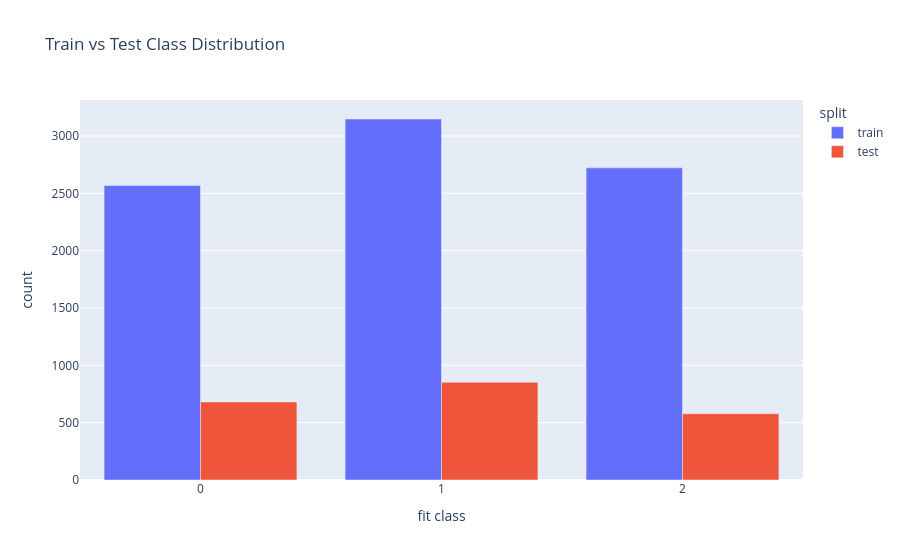

Notebook code cell kept with this figure:
### Markdown cell above
## MLP Data Visualizations
Quick checks for class balance before training.

### Code cell
import plotly.express as px

train_counts = pd.Series(y_train).value_counts().sort_index()
test_counts = pd.Series(y_test).value_counts().sort_index()

dist_df = pd.DataFrame(
    {
        "class": list(train_counts.index.astype(str)) + list(test_counts.index.astype(str)),
        "count": list(train_counts.values) + list(test_counts.values),
        "split": ["train"] * len(train_counts) + ["test"] * len(test_counts),
    }
)

fig = px.bar(
    dist_df,
    x="class",
    y="count",
    color="split",
    barmode="group",
    title="Train vs Test Class Distribution",
    labels={"class": "fit class", "count": "count"},
)
fig.show()

### Figure 1 — Plotly figure (JSON) as saved in the notebook; plotly's stock layout.template omitted (floating-point values rounded to 4 significant figures)
{"data": [{"alignmentgroup": "True", "hovertemplate": "split=train<br>fit class=%{x}<br>count=%{y}<extra></extra>", "legendgroup": "train", "marker": {"color": "#636efa", "pattern": {"shape": ""}}, "name": "train", "offsetgroup": "train", "orientation": "v", "showlegend": true, "textposition": "auto", "type": "bar", "x": ["0", "1", "2"], "xaxis": "x", "y": [2569, 3148, 2722], "yaxis": "y"}, {"alignmentgroup": "True", "hovertemplate": "split=test<br>fit class=%{x}<br>count=%{y}<extra></extra>", "legendgroup": "test", "marker": {"color": "#EF553B", "pattern": {"shape": ""}}, "name": "test", "offsetgroup": "test", "orientation": "v", "showlegend": true, "textposition": "auto", "type": "bar", "x": ["0", "1", "2"], "xaxis": "x", "y": [680, 852, 578], "yaxis": "y"}], "layout": {"barmode": "group", "legend": {"title": {"text": "split"}, "tracegroupgap": 0}, "title": {"text": "Train vs Test Class Distribution"}, "xaxis": {"anchor": "y", "domain": [0, 1], "title": {"text": "fit class"}}, "yaxis": {"anchor": "x", "domain": [0, 1], "title": {"text": "count"}}}}
